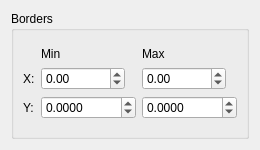
<?xml version="1.0" encoding="UTF-8"?>
<ui version="4.0">
 <class>Interactive_Graph_Toolbar</class>
 <widget class="QWidget" name="Interactive_Graph_Toolbar">
  <property name="geometry">
   <rect>
    <x>0</x>
    <y>0</y>
    <width>257</width>
    <height>150</height>
   </rect>
  </property>
  <property name="windowTitle">
   <string>Form</string>
  </property>
  <layout class="QHBoxLayout" name="horizontalLayout">
   <item>
    <widget class="QGroupBox" name="groupBox">
     <property name="title">
      <string>Borders</string>
     </property>
     <layout class="QVBoxLayout" name="verticalLayout">
      <item>
       <layout class="QGridLayout" name="gridLayout">
        <item row="2" column="0">
         <widget class="QLabel" name="label_2">
          <property name="maximumSize">
           <size>
            <width>20</width>
            <height>16777215</height>
           </size>
          </property>
          <property name="text">
           <string>Y:</string>
          </property>
         </widget>
        </item>
        <item row="1" column="1">
         <widget class="QDoubleSpinBox" name="xMin_doubleSpinBox">
          <property name="sizePolicy">
           <sizepolicy hsizetype="Fixed" vsizetype="Fixed">
            <horstretch>0</horstretch>
            <verstretch>0</verstretch>
           </sizepolicy>
          </property>
          <property name="decimals">
           <number>2</number>
          </property>
          <property name="minimum">
           <double>-50000.000000000000000</double>
          </property>
          <property name="maximum">
           <double>999999.000000000000000</double>
          </property>
          <property name="singleStep">
           <double>0.500000000000000</double>
          </property>
         </widget>
        </item>
        <item row="1" column="0">
         <widget class="QLabel" name="label">
          <property name="maximumSize">
           <size>
            <width>20</width>
            <height>16777215</height>
           </size>
          </property>
          <property name="text">
           <string>X:</string>
          </property>
         </widget>
        </item>
        <item row="0" column="1">
         <widget class="QLabel" name="label_3">
          <property name="text">
           <string>Min</string>
          </property>
         </widget>
        </item>
        <item row="2" column="1">
         <widget class="QDoubleSpinBox" name="yMin_doubleSpinBox">
          <property name="decimals">
           <number>4</number>
          </property>
          <property name="minimum">
           <double>-99999.000000000000000</double>
          </property>
          <property name="maximum">
           <double>99999.000000000000000</double>
          </property>
         </widget>
        </item>
        <item row="0" column="2">
         <widget class="QLabel" name="label_4">
          <property name="sizePolicy">
           <sizepolicy hsizetype="Fixed" vsizetype="Fixed">
            <horstretch>0</horstretch>
            <verstretch>0</verstretch>
           </sizepolicy>
          </property>
          <property name="text">
           <string>Max</string>
          </property>
         </widget>
        </item>
        <item row="1" column="2">
         <widget class="QDoubleSpinBox" name="xMax_doubleSpinBox">
          <property name="sizePolicy">
           <sizepolicy hsizetype="Fixed" vsizetype="Fixed">
            <horstretch>0</horstretch>
            <verstretch>0</verstretch>
           </sizepolicy>
          </property>
          <property name="maximumSize">
           <size>
            <width>16777215</width>
            <height>16777215</height>
           </size>
          </property>
          <property name="decimals">
           <number>2</number>
          </property>
          <property name="minimum">
           <double>-50000.000000000000000</double>
          </property>
          <property name="maximum">
           <double>999999.000000000000000</double>
          </property>
          <property name="singleStep">
           <double>0.500000000000000</double>
          </property>
         </widget>
        </item>
        <item row="2" column="2">
         <widget class="QDoubleSpinBox" name="yMax_doubleSpinBox">
          <property name="decimals">
           <number>4</number>
          </property>
          <property name="minimum">
           <double>-99999.000000000000000</double>
          </property>
          <property name="maximum">
           <double>99999.000000000000000</double>
          </property>
         </widget>
        </item>
       </layout>
      </item>
     </layout>
    </widget>
   </item>
  </layout>
 </widget>
 <tabstops>
  <tabstop>xMin_doubleSpinBox</tabstop>
  <tabstop>xMax_doubleSpinBox</tabstop>
  <tabstop>yMin_doubleSpinBox</tabstop>
  <tabstop>yMax_doubleSpinBox</tabstop>
 </tabstops>
 <resources/>
 <connections/>
</ui>
